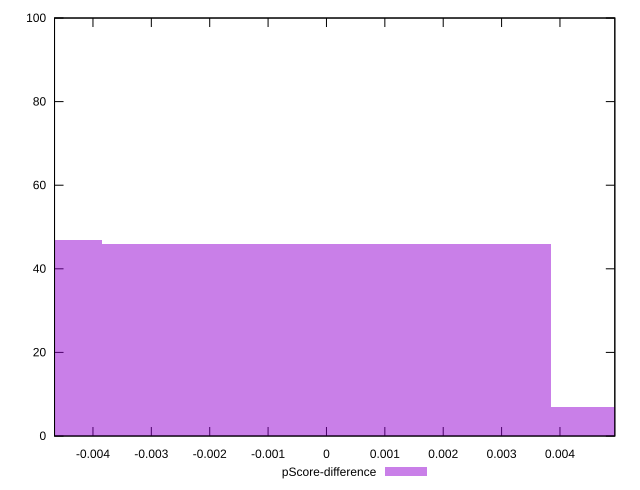

The gnuplot source for this figure:
reset

$pScoreDifference <<EOF
-0.0076855433235692595 47
0 46
0.0076855433235692595 7
EOF

set key outside below
set boxwidth 0.0076855433235692595
set xrange [-0.004658299055735227:0.004939743917957373]
set yrange [0:100]
set trange [0:100]
set style fill transparent solid 0.5 noborder
set terminal svg size 640, 490 enhanced background rgb 'white'
set output "reports/report_00028_2021-02-24T12-49-42.674Z/cumulative-layout-shift/samples/astro/pScore-difference/histogram.svg"

plot $pScoreDifference title "pScore-difference" with boxes

reset
